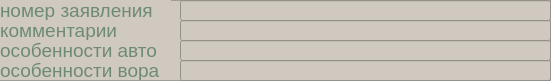
   <widget class="QFrame" name="frame_6">
    <property name="geometry">
     <rect>
      <x>30</x>
      <y>640</y>
      <width>551</width>
      <height>81</height>
     </rect>
    </property>
    <property name="styleSheet">
     <string notr="true">background-color: rgb(208, 201, 192);</string>
    </property>
    <property name="frameShape">
     <enum>QFrame::StyledPanel</enum>
    </property>
    <property name="frameShadow">
     <enum>QFrame::Raised</enum>
    </property>
    <widget class="QLineEdit" name="sings_of_intruder_line">
     <property name="geometry">
      <rect>
       <x>180</x>
       <y>60</y>
       <width>371</width>
       <height>21</height>
      </rect>
     </property>
     <property name="font">
      <font>
       <family>Arial</family>
       <pointsize>14</pointsize>
      </font>
     </property>
     <property name="styleSheet">
      <string notr="true">color: rgb(109, 139, 116);</string>
     </property>
    </widget>
    <widget class="QLabel" name="login_lable_41">
     <property name="geometry">
      <rect>
       <x>0</x>
       <y>60</y>
       <width>171</width>
       <height>20</height>
      </rect>
     </property>
     <property name="font">
      <font>
       <family>Arial</family>
       <pointsize>14</pointsize>
      </font>
     </property>
     <property name="styleSheet">
      <string notr="true">color: rgb(109, 139, 116);</string>
     </property>
     <property name="text">
      <string>особенности вора</string>
     </property>
    </widget>
    <widget class="QLabel" name="login_lable_43">
     <property name="geometry">
      <rect>
       <x>0</x>
       <y>40</y>
       <width>171</width>
       <height>20</height>
      </rect>
     </property>
     <property name="font">
      <font>
       <family>Arial</family>
       <pointsize>14</pointsize>
      </font>
     </property>
     <property name="styleSheet">
      <string notr="true">color: rgb(109, 139, 116);</string>
     </property>
     <property name="text">
      <string>особенности авто</string>
     </property>
    </widget>
    <widget class="QLabel" name="login_lable_28">
     <property name="geometry">
      <rect>
       <x>0</x>
       <y>0</y>
       <width>171</width>
       <height>20</height>
      </rect>
     </property>
     <property name="font">
      <font>
       <family>Arial</family>
       <pointsize>14</pointsize>
      </font>
     </property>
     <property name="styleSheet">
      <string notr="true">color: rgb(109, 139, 116);</string>
     </property>
     <property name="text">
      <string>номер заявления</string>
     </property>
    </widget>
    <widget class="QLineEdit" name="comments_line">
     <property name="geometry">
      <rect>
       <x>180</x>
       <y>20</y>
       <width>371</width>
       <height>21</height>
      </rect>
     </property>
     <property name="font">
      <font>
       <family>Arial</family>
       <pointsize>14</pointsize>
      </font>
     </property>
     <property name="styleSheet">
      <string notr="true">color: rgb(109, 139, 116);</string>
     </property>
    </widget>
    <widget class="QLabel" name="login_lable_48">
     <property name="geometry">
      <rect>
       <x>0</x>
       <y>20</y>
       <width>171</width>
       <height>20</height>
      </rect>
     </property>
     <property name="font">
      <font>
       <family>Arial</family>
       <pointsize>14</pointsize>
      </font>
     </property>
     <property name="styleSheet">
      <string notr="true">color: rgb(109, 139, 116);</string>
     </property>
     <property name="text">
      <string>комментарии</string>
     </property>
    </widget>
    <widget class="QLineEdit" name="id_statement_line_de">
     <property name="geometry">
      <rect>
       <x>180</x>
       <y>0</y>
       <width>371</width>
       <height>21</height>
      </rect>
     </property>
     <property name="font">
      <font>
       <family>Arial</family>
       <pointsize>14</pointsize>
      </font>
     </property>
     <property name="styleSheet">
      <string notr="true">color: rgb(109, 139, 116);</string>
     </property>
    </widget>
    <widget class="QLineEdit" name="sings_of_car_line">
     <property name="geometry">
      <rect>
       <x>180</x>
       <y>40</y>
       <width>371</width>
       <height>21</height>
      </rect>
     </property>
     <property name="font">
      <font>
       <family>Arial</family>
       <pointsize>14</pointsize>
      </font>
     </property>
     <property name="styleSheet">
      <string notr="true">color: rgb(109, 139, 116);</string>
     </property>
    </widget>
   </widget>
